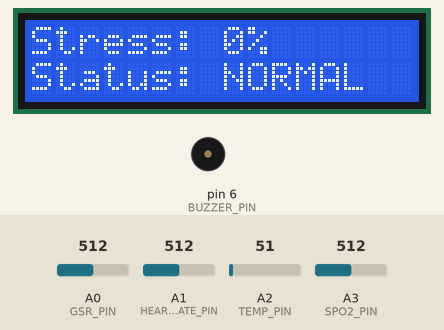
Bench run of a sketch on a simulated Arduino Uno, built with avr-gcc and run on an emulated ATmega328P. Parts: 16×2 character LCD, buzzer (waves = sounding, pin HIGH). Inputs (shaded band) come from the test bench; at power-on: A0 (GSR_PIN) = 512, A1 (HEART_RATE_PIN) = 512, A2 (TEMP_PIN) = 51, A3 (SPO2_PIN) = 512. What the sketch prints to the serial monitor is not drawn.

Above: at 3.2 s.
3.3 s: A0 (GSR_PIN) set to 593
5.3 s: A0 (GSR_PIN) set to 614
At 6.7 s:
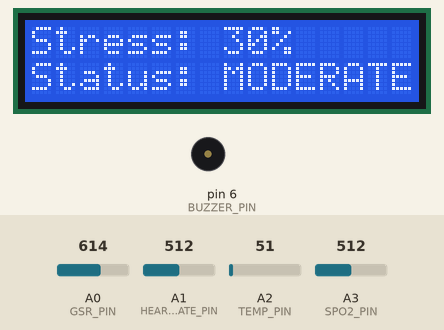
7.7 s: A1 (HEART_RATE_PIN) set to 593
9.5 s: A1 (HEART_RATE_PIN) set to 615
At 11.4 s:
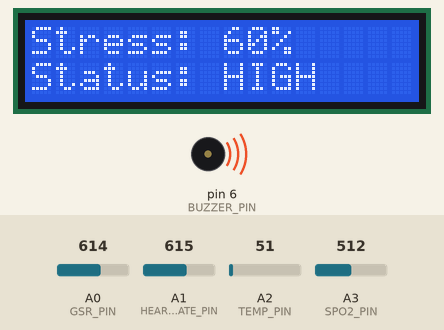
11.8 s: A2 (TEMP_PIN) set to 86
13.9 s: A3 (SPO2_PIN) set to 306
At 15.6 s:
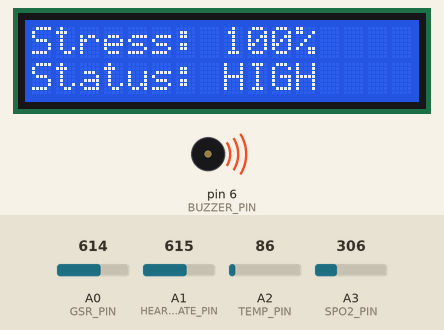
Timing chart, 0 to 17.0 s (numbered marks = the images above; inputs shaded):
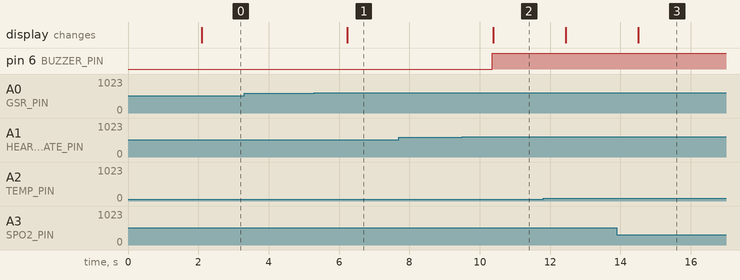

Measured:
- the behaviour switches between 600 and 601 on A0 (GSR_PIN) (found by bisection; images 0 and 1)
- the behaviour switches between 600 and 601 on A1 (HEART_RATE_PIN) (found by bisection; images 1 and 2)
- after the input at 3.3 s, every drawn part: stays the same
- after the input at 5.3 s, the display: changes after 0.94 s (image 1)
- after the input at 7.7 s, every drawn part: stays the same
- after the input at 9.5 s, pin 6 (BUZZER_PIN): LOW → HIGH after 0.85 s; the display: changes after 0.88 s (image 2)
- after the input at 13.9 s, the display: changes after 0.61 s (image 3)

The sketch:

stress_monitor.ino
```cpp
/*
 * Stress Analysis and Care Prediction System for Online Workers
 * --------------------------------------------------------------
 * Controller : Arduino UNO
 * IDE        : Arduino IDE
 *
 * Sensors:
 *   GSR / Skin Response : A0
 *   Heart Rate          : A1
 *   Temperature         : A2
 *   SpO2                : A3
 *
 * Outputs:
 *   LCD 16x2            : RS=7, EN=8, D4=9, D5=10, D6=11, D7=12
 *   Alarm/Buzzer        : D6
 *
 * NOTE:
 * This is a GitHub-ready reference implementation based on the
 * hardware and functional description in the project report.
 * Sensor threshold values are demonstration values and should be
 * calibrated for the actual sensors before real-world use.
 */

#include <LiquidCrystal.h>

// LCD pins: RS, EN, D4, D5, D6, D7
LiquidCrystal lcd(7, 8, 9, 10, 11, 12);

// Analog sensor pins
const byte GSR_PIN       = A0;
const byte HEART_RATE_PIN = A1;
const byte TEMP_PIN      = A2;
const byte SPO2_PIN      = A3;

// Alarm
const byte BUZZER_PIN = 6;

// Demonstration thresholds
const int GSR_THRESHOLD   = 600;
const int PULSE_THRESHOLD = 600;
const float TEMP_THRESHOLD = 37.5;
const int SPO2_THRESHOLD  = 500;

void setup() {
  Serial.begin(9600);

  lcd.begin(16, 2);
  pinMode(BUZZER_PIN, OUTPUT);
  digitalWrite(BUZZER_PIN, LOW);

  lcd.setCursor(0, 0);
  lcd.print("Stress Monitor");
  lcd.setCursor(0, 1);
  lcd.print("Initializing...");
  delay(2000);
  lcd.clear();
}

void loop() {
  // Read sensor values
  int gsrValue   = analogRead(GSR_PIN);
  int heartValue = analogRead(HEART_RATE_PIN);
  int tempRaw    = analogRead(TEMP_PIN);
  int spo2Value  = analogRead(SPO2_PIN);

  // Example LM35 temperature conversion
  float voltage = tempRaw * (5.0 / 1023.0);
  float temperatureC = voltage * 100.0;

  // Calculate a simple stress score
  int stressScore = calculateStress(
    gsrValue,
    heartValue,
    temperatureC,
    spo2Value
  );

  // Determine stress status
  const char* status;

  if (stressScore >= 60) {
    status = "HIGH";
    digitalWrite(BUZZER_PIN, HIGH);
  }
  else if (stressScore >= 30) {
    status = "MODERATE";
    digitalWrite(BUZZER_PIN, LOW);
  }
  else {
    status = "NORMAL";
    digitalWrite(BUZZER_PIN, LOW);
  }

  // Display result
  displayResult(stressScore, status);

  // Send data to Serial Monitor for IoT/cloud integration
  printSensorData(
    gsrValue,
    heartValue,
    temperatureC,
    spo2Value,
    stressScore,
    status
  );

  delay(1000);
}

// --------------------------------------------------------------
// Stress score calculation
// --------------------------------------------------------------
int calculateStress(int gsr, int heart, float temperature, int spo2) {
  int score = 0;

  if (gsr > GSR_THRESHOLD)
    score += 30;

  if (heart > PULSE_THRESHOLD)
    score += 30;

  if (temperature > TEMP_THRESHOLD)
    score += 20;

  if (spo2 < SPO2_THRESHOLD)
    score += 20;

  return constrain(score, 0, 100);
}

// --------------------------------------------------------------
// LCD display
// --------------------------------------------------------------
void displayResult(int score, const char* status) {
  lcd.clear();

  lcd.setCursor(0, 0);
  lcd.print("Stress: ");
  lcd.print(score);
  lcd.print("%");

  lcd.setCursor(0, 1);
  lcd.print("Status: ");
  lcd.print(status);
}

// --------------------------------------------------------------
// Serial output
// --------------------------------------------------------------
void printSensorData(
  int gsr,
  int heart,
  float temperature,
  int spo2,
  int stress,
  const char* status
) {
  Serial.print("GSR=");
  Serial.print(gsr);

  Serial.print(", HeartRateSensor=");
  Serial.print(heart);

  Serial.print(", Temperature=");
  Serial.print(temperature, 1);
  Serial.print("C");

  Serial.print(", SpO2Sensor=");
  Serial.print(spo2);

  Serial.print(", Stress=");
  Serial.print(stress);
  Serial.print("%");

  Serial.print(", Status=");
  Serial.println(status);
}
```
